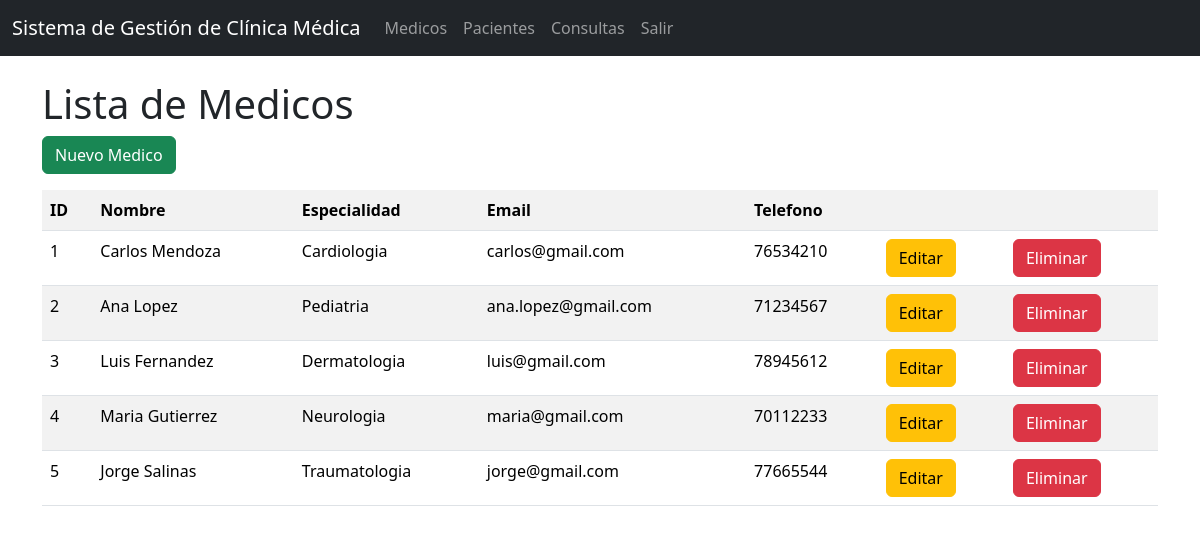
The page /medicos/ on the database its author committed.
### models/Medico.py (models this page shows, shortened)
class Medico(db.Model):
    __tablename__ = 'medicos'
    id_medico = db.Column(db.Integer, primary_key = True)
    nombre = db.Column(db.String(255), nullable = False)
    especialidad = db.Column(db.String(100), nullable = False)
    telefono = db.Column(db.String(20), nullable = False)
    correo = db.Column(db.String(200), nullable = False)
    consultas = db.relationship('Consulta', back_populates='medico', cascade = 'all, delete')
    @staticmethod
    def get_all():
        return Medico.query.all()
    def delete(self):
        db.session.delete(self)
        db.session.commit()

### controllers/MedicoController.py (the view)
@medico_bp.route("/")
def index():
    medicos = Medico.get_all()
    return MedicoView.list(medicos)

### run.py (called while the page is built)
@app.context_processor
def inject_active_path():
    def is_active(path):
        return 'active' if request.path == path else ''
    return (dict(is_active=is_active))

### views/MedicoView.py (called while the page is built)
def list(medicos):
    return render_template('medicos/index.html', medicos = medicos)

### templates/medicos/index.html (shortened to what this page needs)
{% extends 'base.html' %}
{% block content %}
<br>
<h1>Lista de Medicos</h1>
<a href="{{ url_for('medico.create') }}" class="btn btn-success mb-3">
  Nuevo Medico
</a>
<table class="table table-striped">
  <tr>
    <th>ID</th>
    <th>Nombre</th>
    <th>Especialidad</th>
    <th>Email</th>
    <th>Telefono</th>
    <th></th>
    <th></th>
  </tr>
  {% for item in medicos %}
  <tr>
    <td>{{ item.id_medico }}</td>
    <td>{{ item.nombre }}</td>
    <td>{{ item.especialidad }}</td>
    <td>{{ item.correo }}</td>
    <td>{{ item.telefono }}</td>
    <td>
      <a
        href="{{ url_for('medico.edit', id_medico=item.id_medico) }}"
        class="btn btn-warning"
      >
        Editar
      </a>
    </td>
    <td>
      <a
        href="{{ url_for('medico.delete', id_medico=item.id_medico) }}"
        class="btn btn-danger"
      >
        Eliminar
      </a>
    </td>
  </tr>
  {% endfor %}
</table>
{% endblock %}

### rows shown on the page
Medico: id_medico "1", nombre "Carlos Mendoza", especialidad "Cardiologia", correo "carlos@gmail.com", telefono "76534210"
Medico: id_medico "2", nombre "Ana Lopez", especialidad "Pediatria", correo "ana.lopez@gmail.com", telefono "71234567"
Medico: id_medico "3", nombre "Luis Fernandez", especialidad "Dermatologia", correo "luis@gmail.com", telefono "78945612"
Medico: id_medico "4", nombre "Maria Gutierrez", especialidad "Neurologia", correo "maria@gmail.com", telefono "70112233"
Medico: id_medico "5", nombre "Jorge Salinas", especialidad "Traumatologia", correo "jorge@gmail.com", telefono "77665544"
